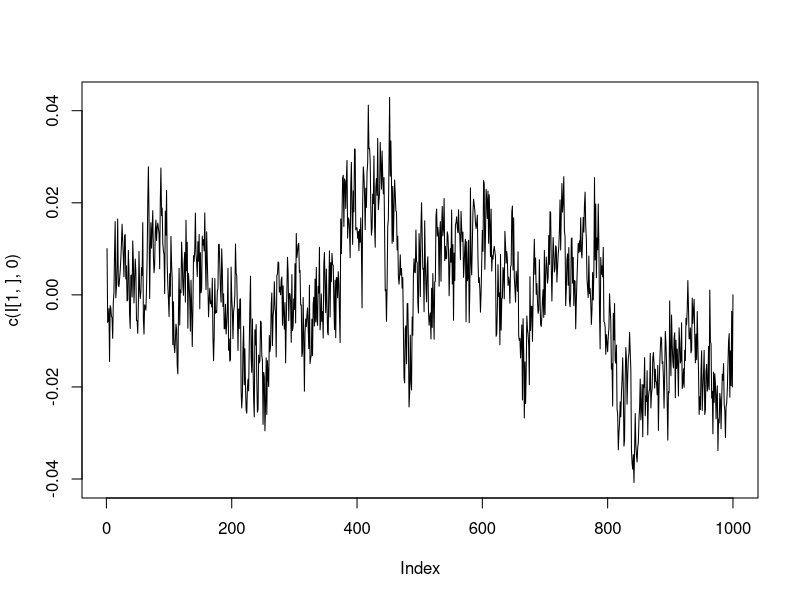
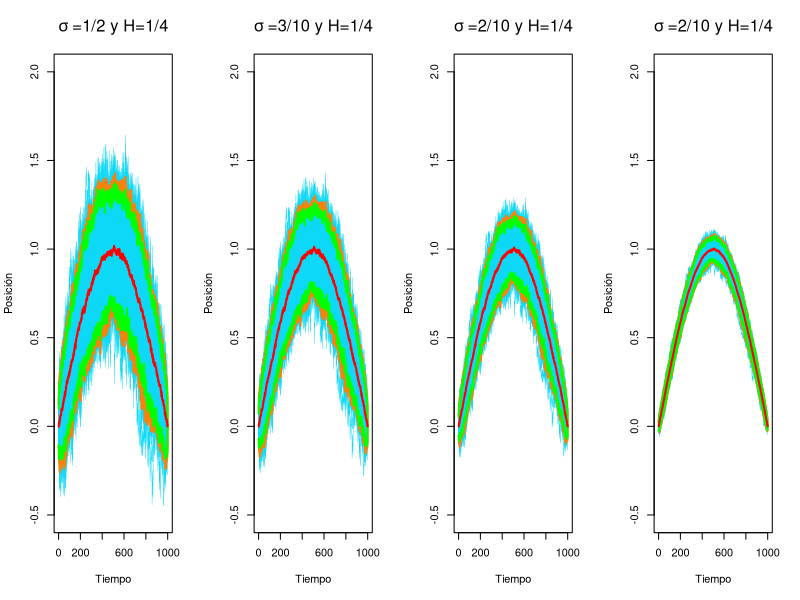
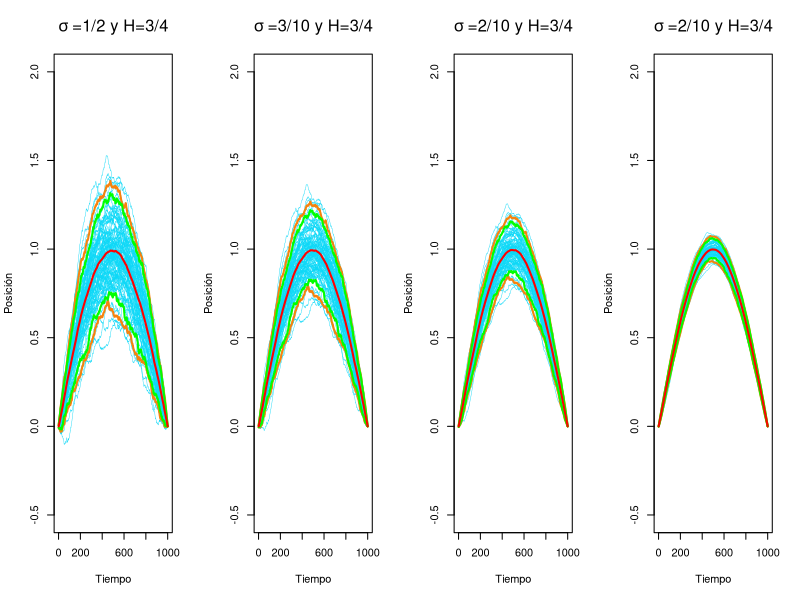

Recreate these plots in R, in order.
# Fraccionario H<-1/2}

# Parámetros iniciales
n_simulations <- 100  # Número de simulaciones
num_trajectories<-100
n_steps <- 1000  # Número de pasos en cada simulación
dt <- 1 / (n_steps)  # Tamaño del paso
t <- cumsum(rep(dt,n_steps))
# Movimiento browniano


# Grid
# H=1/4
I=0#Initial point
F=1#Final point
H<-1/5
sig<-1
N<-1000
n<-100
dt<-(F-I)/N
t<-seq(I,F,length=N)#Domain
p <- length(t) - 1
# Función para generar simulaciones del Puente Browniano
N<-n_steps
C<-matrix(0,N-1,N-1)
for (i in 2:N) {
  for (j in 2:N) {
    C[i-1,j-1] <- (1/2)*((abs(t[i])^(2*H) + abs(t[j])^(2*H) - abs(t[i]-t[j])^(2*H)))
  }
}
I <- matrix(rnorm((n) * p, 0, 1 / sqrt(p)), n, p)%*%chol(C)
B<-I
dim(B)
for (i in 1:100) {
  for (j in 1:999) {
    B[i,j]<-I[i,j]-(j/1000)*I[i,999]
  }
}
brownian_trajectories <- matrix(0,n,n_steps)
for (i in 1:n) {
  brownian_trajectories[i,]<-sin(t*pi)+10*c(B[i,],0)
}  
plot(c(I[1,],0),type="l")
star <- c(1,1)
fin<-c(10,9)
windows(width = 8, height = 3)  # Define una ventana con ancho 8 y alto 6 (en pulgadas)
par(mfrow = c(1, 4))
plot(NULL, xlim = c(-0.5, 1002), ylim = c(-0.5, 2), xlab = "Tiempo", ylab = "Posición",
     main = expression( sigma ~ "=1/2 y H=1/4"),cex.main = 1.5)

for (i in 1:n_simulations) {
  lines(brownian_trajectories[i,], col = "#0DD8F7", lwd = 0.4)
}


Datos<- matrix(0,n_simulations,n_steps)
for (i in 1:n_simulations){
  Datos[i,]<-brownian_trajectories[i,]
}
or2.5<-NULL
for (i in 1:n_steps) {
  or2.5[i] <- quantile(Datos[,i],0.025)
}
or97.5<-NULL
for (i in 1:n_steps) {
  or97.5[i] <- quantile(Datos[,i],0.975)
}
or5<-NULL
for (i in 1:n_steps) {
  or5[i] <- quantile(Datos[,i],0.05)
}
or95<-NULL
for (i in 1:n_steps) {
  or95[i] <- quantile(Datos[,i],0.95)
}
med<-NULL
for (i in 1:n_steps) {
  med[i] <- mean(Datos[,i])
}
lines(or2.5, col = "#F7820D", lwd = 2)
lines(or97.5, col = "#F7820D", lwd = 2)
lines(or5, col = "green", lwd = 2)
lines(or95, col = "green", lwd = 2)
lines(med, col = "red", lwd = 2)




brownian_trajectories <- matrix(0,n,n_steps)
for (i in 1:n) {
  brownian_trajectories[i,]<-sin(t*pi)+7*c(B[i,],0)
}  
star <- c(1,1)
fin<-c(10,9)
plot(NULL, xlim = c(-0.5, 1002), ylim = c(-0.5, 2), xlab = "Tiempo", ylab = "Posición",
     main = expression( sigma ~ "=3/10 y H=1/4"),cex.main = 1.5)

for (i in 1:n_simulations) {
  lines(brownian_trajectories[i,], col = "#0DD8F7", lwd = 0.4)
}


Datos<- matrix(0,n_simulations,n_steps)
for (i in 1:n_simulations){
  Datos[i,]<-brownian_trajectories[i,]
}
or2.5<-NULL
for (i in 1:n_steps) {
  or2.5[i] <- quantile(Datos[,i],0.025)
}
or97.5<-NULL
for (i in 1:n_steps) {
  or97.5[i] <- quantile(Datos[,i],0.975)
}
or5<-NULL
for (i in 1:n_steps) {
  or5[i] <- quantile(Datos[,i],0.05)
}
or95<-NULL
for (i in 1:n_steps) {
  or95[i] <- quantile(Datos[,i],0.95)
}
med<-NULL
for (i in 1:n_steps) {
  med[i] <- mean(Datos[,i])
}
lines(or2.5, col = "#F7820D", lwd = 2)
lines(or97.5, col = "#F7820D", lwd = 2)
lines(or5, col = "green", lwd = 2)
lines(or95, col = "green", lwd = 2)
lines(med, col = "red", lwd = 2)

#2/10
brownian_trajectories <- matrix(0,n,n_steps)
for (i in 1:n) {
  brownian_trajectories[i,]<-sin(t*pi)+5*c(B[i,],0)
}  
star <- c(1,1)
fin<-c(10,9)
plot(NULL, xlim = c(-0.5, 1002), ylim = c(-0.5, 2), xlab = "Tiempo", ylab = "Posición",
     main = expression( sigma ~ "=2/10 y H=1/4"),cex.main = 1.5)

for (i in 1:n_simulations) {
  lines(brownian_trajectories[i,], col = "#0DD8F7", lwd = 0.4)
}


Datos<- matrix(0,n_simulations,n_steps)
for (i in 1:n_simulations){
  Datos[i,]<-brownian_trajectories[i,]
}
or2.5<-NULL
for (i in 1:n_steps) {
  or2.5[i] <- quantile(Datos[,i],0.025)
}
or97.5<-NULL
for (i in 1:n_steps) {
  or97.5[i] <- quantile(Datos[,i],0.975)
}
or5<-NULL
for (i in 1:n_steps) {
  or5[i] <- quantile(Datos[,i],0.05)
}
or95<-NULL
for (i in 1:n_steps) {
  or95[i] <- quantile(Datos[,i],0.95)
}
med<-NULL
for (i in 1:n_steps) {
  med[i] <- mean(Datos[,i])
}
lines(or2.5, col = "#F7820D", lwd = 2)
lines(or97.5, col = "#F7820D", lwd = 2)
lines(or5, col = "green", lwd = 2)
lines(or95, col = "green", lwd = 2)
lines(med, col = "red", lwd = 2)

#####1/10

brownian_trajectories <- matrix(0,n,n_steps)
for (i in 1:n) {
  brownian_trajectories[i,]<-sin(t*pi)+2*c(B[i,],0)
}  
star <- c(1,1)
fin<-c(10,9)
plot(NULL, xlim = c(-0.5, 1002), ylim = c(-0.5, 2), xlab = "Tiempo", ylab = "Posición",
     main = expression( sigma ~ "=2/10 y H=1/4"),cex.main = 1.5)

for (i in 1:n_simulations) {
  lines(brownian_trajectories[i,], col = "#0DD8F7", lwd = 0.4)
}


Datos<- matrix(0,n_simulations,n_steps)
for (i in 1:n_simulations){
  Datos[i,]<-brownian_trajectories[i,]
}
or2.5<-NULL
for (i in 1:n_steps) {
  or2.5[i] <- quantile(Datos[,i],0.025)
}
or97.5<-NULL
for (i in 1:n_steps) {
  or97.5[i] <- quantile(Datos[,i],0.975)
}
or5<-NULL
for (i in 1:n_steps) {
  or5[i] <- quantile(Datos[,i],0.05)
}
or95<-NULL
for (i in 1:n_steps) {
  or95[i] <- quantile(Datos[,i],0.95)
}
med<-NULL
for (i in 1:n_steps) {
  med[i] <- mean(Datos[,i])
}
lines(or2.5, col = "#F7820D", lwd = 2)
lines(or97.5, col = "#F7820D", lwd = 2)
lines(or5, col = "green", lwd = 2)
lines(or95, col = "green", lwd = 2)
lines(med, col = "red", lwd = 2)





# Fraccionario H<-1/2}

# Parámetros iniciales
n_simulations <- 100  # Número de simulaciones
num_trajectories<-100
n_steps <- 1000  # Número de pasos en cada simulación
dt <- 1 / (n_steps)  # Tamaño del paso
t <- cumsum(rep(dt,n_steps))
# Movimiento browniano


# Grid
# H=1/4
I=0#Initial point
F=1#Final point
H<-3/4
sig<-1
N<-1000
n<-100
dt<-(F-I)/N
t<-seq(I,F,length=N)#Domain
p <- length(t) - 1
# Función para generar simulaciones del Puente Browniano
N<-n_steps
C<-matrix(0,N-1,N-1)
for (i in 2:N) {
  for (j in 2:N) {
    C[i-1,j-1] <- (1/2)*((abs(t[i])^(2*H) + abs(t[j])^(2*H) - abs(t[i]-t[j])^(2*H)))
  }
}
I <- matrix(rnorm((n) * p, 0, 1 / sqrt(p)), n, p)%*%chol(C)
B<-I
dim(B)
for (i in 1:100) {
  for (j in 1:999) {
    B[i,j]<-I[i,j]-(j/1000)*I[i,999]
  }
}

brownian_trajectories <- matrix(0,n,n_steps)
for (i in 1:n) {
  brownian_trajectories[i,]<-sin(t*pi)+2*10*c(B[i,],0)
}  
star <- c(1,1)
fin<-c(10,9)
windows(width = 8, height = 3)  # Define una ventana con ancho 8 y alto 6 (en pulgadas)
par(mfrow = c(1, 4))
plot(NULL, xlim = c(-0.5, 1002), ylim = c(-0.5, 2), xlab = "Tiempo", ylab = "Posición",
     main = expression( sigma ~ "=1/2 y H=3/4"),cex.main = 1.5)

for (i in 1:n_simulations) {
  lines(brownian_trajectories[i,], col = "#0DD8F7", lwd = 0.4)
}


Datos<- matrix(0,n_simulations,n_steps)
for (i in 1:n_simulations){
  Datos[i,]<-brownian_trajectories[i,]
}
or2.5<-NULL
for (i in 1:n_steps) {
  or2.5[i] <- quantile(Datos[,i],0.025)
}
or97.5<-NULL
for (i in 1:n_steps) {
  or97.5[i] <- quantile(Datos[,i],0.975)
}
or5<-NULL
for (i in 1:n_steps) {
  or5[i] <- quantile(Datos[,i],0.05)
}
or95<-NULL
for (i in 1:n_steps) {
  or95[i] <- quantile(Datos[,i],0.95)
}
med<-NULL
for (i in 1:n_steps) {
  med[i] <- mean(Datos[,i])
}
lines(or2.5, col = "#F7820D", lwd = 2)
lines(or97.5, col = "#F7820D", lwd = 2)
lines(or5, col = "green", lwd = 2)
lines(or95, col = "green", lwd = 2)
lines(med, col = "red", lwd = 2)




brownian_trajectories <- matrix(0,n,n_steps)
for (i in 1:n) {
  brownian_trajectories[i,]<-sin(t*pi)+2*7*c(B[i,],0)
}  
star <- c(1,1)
fin<-c(10,9)
plot(NULL, xlim = c(-0.5, 1002), ylim = c(-0.5, 2), xlab = "Tiempo", ylab = "Posición",
     main = expression( sigma ~ "=3/10 y H=3/4"),cex.main = 1.5)

for (i in 1:n_simulations) {
  lines(brownian_trajectories[i,], col = "#0DD8F7", lwd = 0.4)
}


Datos<- matrix(0,n_simulations,n_steps)
for (i in 1:n_simulations){
  Datos[i,]<-brownian_trajectories[i,]
}
or2.5<-NULL
for (i in 1:n_steps) {
  or2.5[i] <- quantile(Datos[,i],0.025)
}
or97.5<-NULL
for (i in 1:n_steps) {
  or97.5[i] <- quantile(Datos[,i],0.975)
}
or5<-NULL
for (i in 1:n_steps) {
  or5[i] <- quantile(Datos[,i],0.05)
}
or95<-NULL
for (i in 1:n_steps) {
  or95[i] <- quantile(Datos[,i],0.95)
}
med<-NULL
for (i in 1:n_steps) {
  med[i] <- mean(Datos[,i])
}
lines(or2.5, col = "#F7820D", lwd = 2)
lines(or97.5, col = "#F7820D", lwd = 2)
lines(or5, col = "green", lwd = 2)
lines(or95, col = "green", lwd = 2)
lines(med, col = "red", lwd = 2)

#2/10
brownian_trajectories <- matrix(0,n,n_steps)
for (i in 1:n) {
  brownian_trajectories[i,]<-sin(t*pi)+2*5*c(B[i,],0)
}  
star <- c(1,1)
fin<-c(10,9)
plot(NULL, xlim = c(-0.5, 1002), ylim = c(-0.5, 2), xlab = "Tiempo", ylab = "Posición",
     main = expression( sigma ~ "=2/10 y H=3/4"),cex.main = 1.5)

for (i in 1:n_simulations) {
  lines(brownian_trajectories[i,], col = "#0DD8F7", lwd = 0.4)
}


Datos<- matrix(0,n_simulations,n_steps)
for (i in 1:n_simulations){
  Datos[i,]<-brownian_trajectories[i,]
}
or2.5<-NULL
for (i in 1:n_steps) {
  or2.5[i] <- quantile(Datos[,i],0.025)
}
or97.5<-NULL
for (i in 1:n_steps) {
  or97.5[i] <- quantile(Datos[,i],0.975)
}
or5<-NULL
for (i in 1:n_steps) {
  or5[i] <- quantile(Datos[,i],0.05)
}
or95<-NULL
for (i in 1:n_steps) {
  or95[i] <- quantile(Datos[,i],0.95)
}
med<-NULL
for (i in 1:n_steps) {
  med[i] <- mean(Datos[,i])
}
lines(or2.5, col = "#F7820D", lwd = 2)
lines(or97.5, col = "#F7820D", lwd = 2)
lines(or5, col = "green", lwd = 2)
lines(or95, col = "green", lwd = 2)
lines(med, col = "red", lwd = 2)

#####1/10

brownian_trajectories <- matrix(0,n,n_steps)
for (i in 1:n) {
  brownian_trajectories[i,]<-sin(t*pi)+2*2*c(B[i,],0)
}  
star <- c(1,1)
fin<-c(10,9)
plot(NULL, xlim = c(-0.5, 1002), ylim = c(-0.5, 2), xlab = "Tiempo", ylab = "Posición",
     main = expression( sigma ~ "=2/10 y H=3/4"),cex.main = 1.5)

for (i in 1:n_simulations) {
  lines(brownian_trajectories[i,], col = "#0DD8F7", lwd = 0.4)
}


Datos<- matrix(0,n_simulations,n_steps)
for (i in 1:n_simulations){
  Datos[i,]<-brownian_trajectories[i,]
}
or2.5<-NULL
for (i in 1:n_steps) {
  or2.5[i] <- quantile(Datos[,i],0.025)
}
or97.5<-NULL
for (i in 1:n_steps) {
  or97.5[i] <- quantile(Datos[,i],0.975)
}
or5<-NULL
for (i in 1:n_steps) {
  or5[i] <- quantile(Datos[,i],0.05)
}
or95<-NULL
for (i in 1:n_steps) {
  or95[i] <- quantile(Datos[,i],0.95)
}
med<-NULL
for (i in 1:n_steps) {
  med[i] <- mean(Datos[,i])
}
lines(or2.5, col = "#F7820D", lwd = 2)
lines(or97.5, col = "#F7820D", lwd = 2)
lines(or5, col = "green", lwd = 2)
lines(or95, col = "green", lwd = 2)
lines(med, col = "red", lwd = 2)